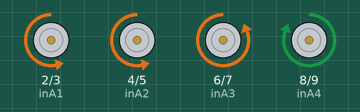
Bench run of a sketch on a simulated Arduino Uno, built with avr-gcc and run on an emulated ATmega328P. Shown: motor-driver pin pairs drawn as motors (green arrow = first pin HIGH = forward, orange = second pin HIGH = backward, longer = more drive).

Above: at 0.1 s.
At 10.1 s:
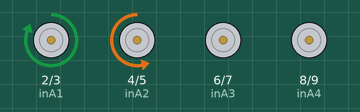
At 25.1 s:
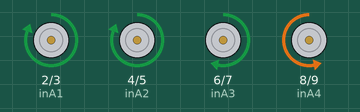
At 35.1 s:
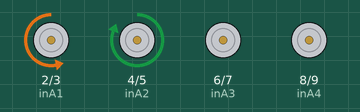
Timing chart, 0 to 36.6 s (numbered marks = the images above):
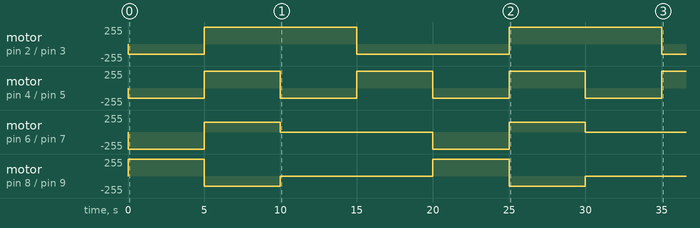

Measured:
- by itself, motor on pin 4 (inA2) / pin 5 (inB2): alternates forward 255/255 for 5.0 s and backward 150/255 for 5.0 s
- by itself, motor on pin 2 (inA1) / pin 3 (inB1): goes backward 150/255 5.0 s, forward 255/255 10.0 s, backward 150/255 10.0 s, forward 255/255 10.0 s, then backward 150/255
- by itself, motor on pin 8 (inA4) / pin 9 (inB4): stopped → forward 255/255 at 0.00 s, → backward 150/255 5.0 s later, → stopped 5.0 s later, → forward 255/255 10.0 s later, … (6 changes in this stretch)

The sketch:

Minirover_basic_drive.ino
```cpp
//L293D
//Joint Motor 1
int inA1  = 2;
int inB1  = 3;

//Joint Motor 2
int inA2  = 4;
int inB2  = 5;

//Middle Motor 3
int inA3  = 6;
int inB3  = 7;

//Middle Motor 4
int inA4  = 8;
int inB4  = 9;

//Motor speed
int mSpeed = 150;

void setup() {
    //Set pins as outputs
    pinMode(inA1, OUTPUT);
    pinMode(inA2, OUTPUT);
    pinMode(inA3, OUTPUT);
    pinMode(inA4, OUTPUT);
    pinMode(inB1, OUTPUT);
    pinMode(inB2, OUTPUT);
    pinMode(inB3, OUTPUT);
    pinMode(inB4, OUTPUT);
}

void loop() {
  //Testing
  forward();
  delay(5000);
  backward();
  delay(5000);
  pivotR();
  delay(5000);
  pivotL();
  delay(5000);
  Mstop();
}

//Stop the motor
void Mstop(){
    analogWrite(inB1, 0);
    analogWrite(inA1, 0);
    analogWrite(inB2, 0);
    analogWrite(inA2, 0);

    //Middle motors
    analogWrite(inB3, 0);
    analogWrite(inA3, 0);
    analogWrite(inB4, 0);
    analogWrite(inA4, 0);
}

//Pivot left
void pivotL(){
    analogWrite(inB1, mSpeed);
    analogWrite(inA1, 0);
    analogWrite(inB2, 0);
    analogWrite(inA2, mSpeed);

    //Middle motors
    analogWrite(inB3, 0);
    analogWrite(inA3, 0);
    analogWrite(inB4, 0);
    analogWrite(inA4, 0);
}

//Pivot right
void pivotR(){
    analogWrite(inB1, 0);
    analogWrite(inA1, mSpeed);
    analogWrite(inB2, mSpeed);
    analogWrite(inA2, 0);

    //Middle motors
    analogWrite(inB3, 0);
    analogWrite(inA3, 0);
    analogWrite(inB4, 0);
    analogWrite(inA4, 0);
}

void forward(){
    analogWrite(inB1, mSpeed);
    analogWrite(inA1, 0);
    analogWrite(inB2, mSpeed);
    analogWrite(inA2, 0);

    //Middle motors
    analogWrite(inB3, mSpeed);
    analogWrite(inA3, 0);
    analogWrite(inB4, 0);
    analogWrite(inA4, mSpeed);
}

void backward(){
    analogWrite(inA1, mSpeed);
    analogWrite(inB1, 0);

    analogWrite(inA2, mSpeed);
    analogWrite(inB2, 0);

    //Middle motors
    analogWrite(inB3, 0);
    analogWrite(inA3, mSpeed);

    analogWrite(inB4, mSpeed);
    analogWrite(inA4, 0);
}
```
